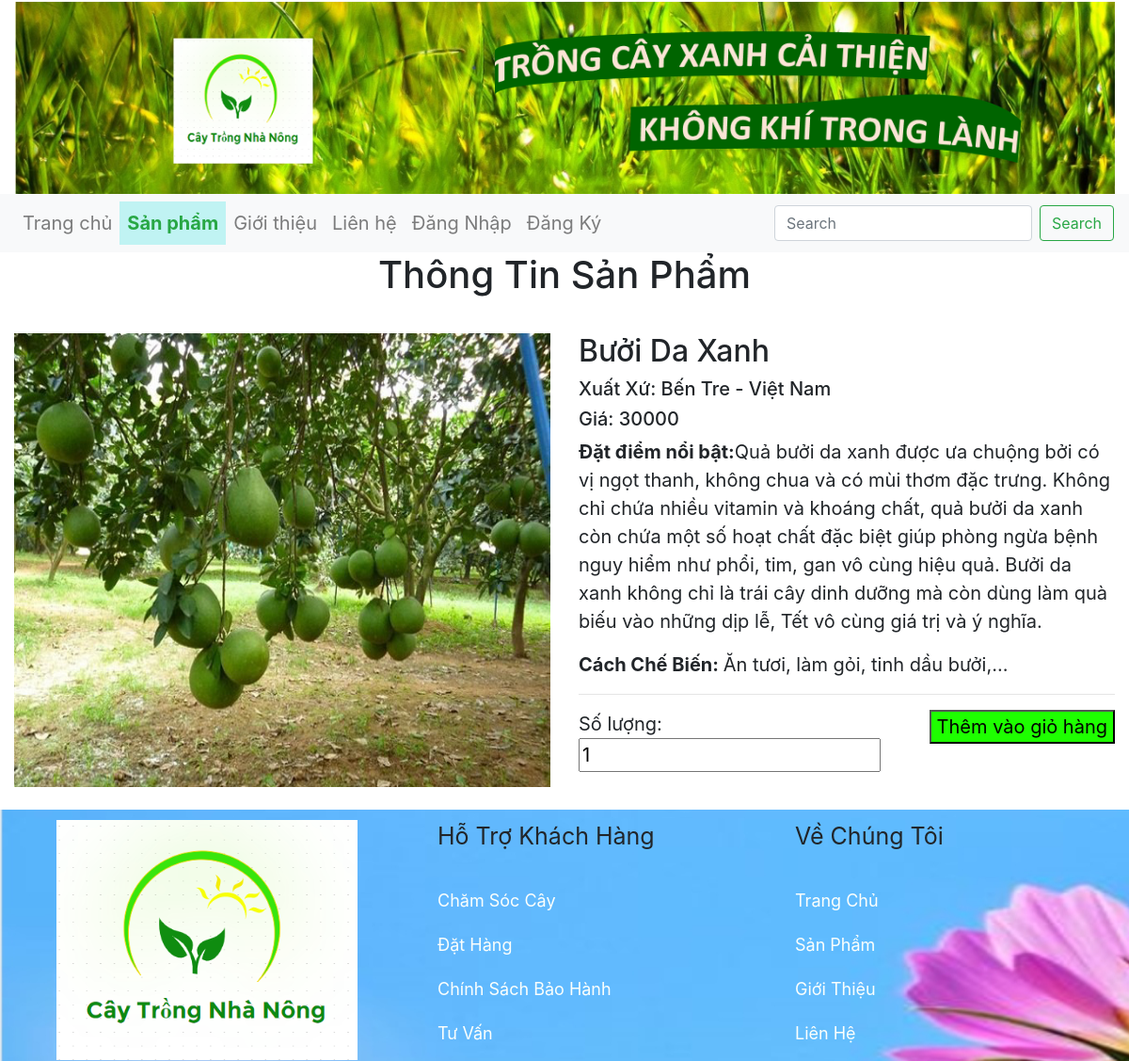
Page /chitietsanpham.php?masp=sp01 on the committed database.
### tables this page shows
create table SanPham(
	MaSP char(10) primary key,
    tenSP varchar(255),
    XuatXu varchar(255),
    giaSp int,
    dacdiemSP varchar(2550),
    tacdung  varchar(2550),
    hinh varchar(2550),
    idloai char(10),
    constraint foreign key (idloai) references loaicuthe(idloai)
);

### chitietsanpham.php (the view, shortened to what this page needs)
<?php
  include_once "./connection.php";
  if(isset($_GET['masp'])) {
    $MaSP = $_GET['masp'];
  $query = "select * from sanpham where MaSP = '".$MaSP."'";
    try {
        $sth = $pdo->query($query);
        if ($row = $sth->fetch()){
            $masp = $row['MaSP'];
            $tensp = $row['tenSP'];
            $xuatxu = $row['XuatXu'];
            $gia = $row['giaSp'];
            $dacdiem = $row['dacdiemSP'];
            $tacdung = $row['tacdung'];
            $hinh = $row['hinh'];
            $idloai = $row['idloai'];
        }
     } catch (PDOException $e){
    }
  }
?>
<!DOCTYPE html>
<html>
    <head>
        <link rel="stylesheet" href="https://cdn.jsdelivr.net/npm/bootstrap@4.6.2/dist/css/bootstrap.min.css">
        <link rel="stylesheet" href="css/index.css">
    </head>
    <body>
      <div style="height: 10%;">
        <header>
          <div class="container-fluid">
          <img src="logo/nen.PNG" style="width: 100%;" alt="">
          </div>
            <nav class="navbar navbar-expand-lg navbar-light bg-light">
                <div class="collapse navbar-collapse" style="z-index: 10;" id="navbarSupportedContent">
                  <ul class="navbar-nav mr-auto" style="font-size: 20px;">
                    <li class="nav-item">
                      <a class="nav-link" href="index.php">Trang chủ</a>
                    </li>
                    <li class="nav-item active">
                      <a class="nav-link text-success" style="background-color: rgb(192, 243, 243);font-weight: bold ; color: chartreuse; " href="sanpham.php">Sản phẩm</a>
                    </li>
                    <li class="nav-item">
                        <a class="nav-link" href="gioithieu.php">Giới thiệu</a>
                    </li>
                    <li class="nav-item">
                        <a class="nav-link" href="lienhe.php">Liên hệ</a>
                    </li>
                    <?php
                        if(isset($_SESSION['sotk'])){
                          echo '
                            <li class="nav-item">
                              <a class="nav-link" href="dangxuat.php">Đăng Xuất</a>
                            </li>
                            <li class="nav-item">
                              <a class="nav-link" href="donhanguser.php">Đơn Hàng</a>
                            </li>
                            ';
                        }else{
                          echo '
                            <li class="nav-item ">
                              <a class="nav-link" href="dangnhap.php">Đăng Nhập</a>
                            </li>
                            <li class="nav-item">
                              <a class="nav-link" href="dangky.php">Đăng Ký</a>
                            </li>
                          ';
                        }
                  ?>
                  </ul>
                  <form class="form-inline my-2 my-lg-0">
                    <input class="form-control mr-sm-2" type="search" placeholder="Search" aria-label="Search">
                    <button class="btn btn-outline-success my-2 my-sm-0" type="submit">Search</button>
                  </form>
                </div>
            </nav>
      </header>
      </div>
      <main class="container-fluid">
          <h1 style="text-align: center;">Thông Tin Sản Phẩm</h1>
          <br>
          <div class="row">
              <div class="col-6">
                  <img src="<?php echo ''.$row['hinh'].'' ?>" alt="">
              </div>
              <div class="col-6">
              <?php
                    if(isset($_SESSION['sotk'])){
                      $link = "giohang.php";
                    }else{
                      $link = "dangnhap.php";
                    }
                    $query = "select * from sanpham where MaSP = '".$MaSP."'";
                    try {
                        $sth = $pdo->query($query);
                        if ($row = $sth->fetch()){
                            echo '
                            <h2>'.$row['tenSP'].'</h2>
                            <h5>Xuất Xứ: '.$row['XuatXu'].'</h5>
                            <h5>Giá: '.$row['giaSp'].'</h5>
                            <p><b>Đặt điểm nổi bật:</b>'.$row['dacdiemSP'].'</p>
                            <p><b>Cách Chế Biến: </b>'.$row['tacdung'].'</p>
                            <hr>
                            <form action="'.$link.'" method="POST">
                              <button style="float: right; background-color: rgb(30, 255, 0);">Thêm vào giỏ hàng</button>
                              <p>Số lượng: <input type="number" value="1" name="soluong" required></p>
                              <input type="text" name="ttsp" value="'.$row['MaSP'].'" hidden>
                            </form>
                            ';
                        }
                    } catch (PDOException $e){
                    }
                ?>
                </div>
          </div>
      </main>
          <br>
      <footer style="padding-top: 10px; height: 20%;background-image: url(iii.jpg);">
        <div class="container">
          <div class="row">
            <div class="col-4 " style=" margin: auto;">
              <img src="logo/Logo.PNG" class="container-fluid" style="width: 100%;" alt="">
            </div>
            <div class="col-4" style=" margin: auto;" >
                <ul>
                  <li style="font-size: 25px;">Hỗ Trợ Khách Hàng</li>
                </ul>
                <ul style="font-size: 18px;"  id="li">
                  <li><a href="#">Chăm Sóc Cây</a></li>
                  <li><a href="#">Đặt Hàng</a></li>
                  <li><a href="#">Chính Sách Bảo Hành</a></li>
                  <li><a href="#">Tư Vấn</a></li>
                </ul>
            </div>
            <div class="col-4">
              <ul>
                <li style="font-size: 25px;">Về Chúng Tôi</li>
              </ul>
              <ul style="font-size: 18px;"  id="li">
                <li><a href="#">Trang Chủ</a></li>
                <li><a href="#">Sản Phẩm</a></li>
                <li><a href="#">Giới Thiệu</a></li>
                <li><a href="#">Liên Hệ</a></li>
              </ul>
            </div>
          </div>
      </div>
      </footer>
    </body>
</html>

### css/index.css (style rules this page uses)
img { height: 100%; width: 100%; }
ul { list-style-type: none; padding: auto; }
#li li { padding-top: 20px; }
#li li a { color: #fcfffc; text-decoration: none; }
img { width: 100%; height: 100%; }
body { height: 100%; }
header { height: 20%; }
main { height: 50%; }
footer { height: 20%; }
main { font-size: 20px; }

### rows in the picture
sanpham: hinh (picture), tenSP "Bưởi Da Xanh", XuatXu "Bến Tre - Việt Nam", giaSp "30000", dacdiemSP "Quả bưởi da xanh được ưa chuộng bởi có vị ngọt thanh, không chua và có mùi thơm đặc trưng. Không chỉ chứa nhiều vitamin và khoáng chất, quả bưởi da xanh còn chứa một số hoạt chất đặc biệt giúp phòng ngừa bệnh nguy hiểm như phổi, tim, gan vô cùng hiệu quả. Bưởi da xanh không chỉ là trái cây dinh dưỡng mà còn dùng làm quà biếu vào những dịp lễ, Tết vô cùng giá trị và ý nghĩa.", tacdung "Ăn tươi, làm gỏi, tinh dầu bưởi,..."
